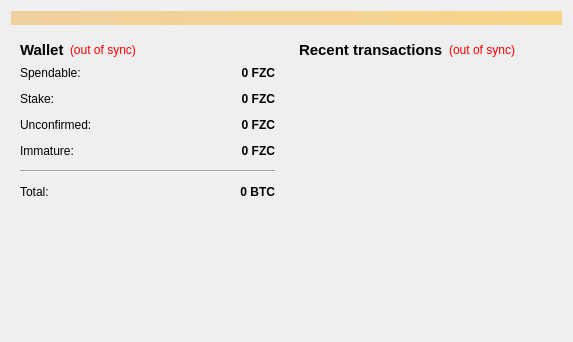
<?xml version="1.0" encoding="UTF-8"?>
<ui version="4.0">
 <class>OverviewPage</class>
 <widget class="QWidget" name="OverviewPage">
  <property name="geometry">
   <rect>
    <x>0</x>
    <y>0</y>
    <width>573</width>
    <height>342</height>
   </rect>
  </property>
  <property name="windowTitle">
   <string>Form</string>
  </property>
  <layout class="QVBoxLayout" name="topLayout">
   <item>
    <widget class="QLabel" name="labelAlerts">
     <property name="visible">
      <bool>false</bool>
     </property>
     <property name="styleSheet">
      <string notr="true">background-color: qlineargradient(x1: 0, y1: 0, x2: 1, y2: 0, stop:0 #F0D0A0, stop:1 #F8D488);  color:#000000
</string>
     </property>
     <property name="wordWrap">
      <bool>true</bool>
     </property>
     <property name="margin">
      <number>3</number>
     </property>
    </widget>
   </item>
   <item>
    <layout class="QHBoxLayout" name="horizontalLayout" stretch="1,1">
     <item>
      <layout class="QVBoxLayout" name="verticalLayout_2">
       <item>
        <widget class="QWidget" name="widget" native="true">
         <layout class="QVBoxLayout" name="verticalLayout_4">
          <item>
           <layout class="QHBoxLayout" name="horizontalLayout_4">
            <item>
             <widget class="QLabel" name="label_5">
              <property name="font">
               <font>
                <pointsize>11</pointsize>
                <weight>75</weight>
                <bold>true</bold>
               </font>
              </property>
              <property name="text">
               <string>Wallet</string>
              </property>
             </widget>
            </item>
            <item>
             <widget class="QLabel" name="labelWalletStatus">
              <property name="toolTip">
               <string>The displayed information may be out of date. Your wallet automatically synchronizes with the fazhanchain network after a connection is established, but this process has not completed yet.</string>
              </property>
              <property name="styleSheet">
               <string notr="true">QLabel { color: red; }</string>
              </property>
              <property name="text">
               <string notr="true">(out of sync)</string>
              </property>
              <property name="alignment">
               <set>Qt::AlignLeading|Qt::AlignLeft|Qt::AlignVCenter</set>
              </property>
             </widget>
            </item>
            <item>
             <spacer name="horizontalSpacer_2">
              <property name="orientation">
               <enum>Qt::Horizontal</enum>
              </property>
              <property name="sizeHint" stdset="0">
               <size>
                <width>40</width>
                <height>20</height>
               </size>
              </property>
             </spacer>
            </item>
           </layout>
          </item>
          <item>
           <layout class="QFormLayout" name="formLayout_2">
            <property name="fieldGrowthPolicy">
             <enum>QFormLayout::AllNonFixedFieldsGrow</enum>
            </property>
            <property name="horizontalSpacing">
             <number>12</number>
            </property>
            <property name="verticalSpacing">
             <number>12</number>
            </property>
            <item row="0" column="0">
             <widget class="QLabel" name="label">
              <property name="text">
               <string>Spendable:</string>
              </property>
             </widget>
            </item>
            <item row="0" column="1">
             <widget class="QLabel" name="labelBalance">
              <property name="font">
               <font>
                <weight>75</weight>
                <bold>true</bold>
               </font>
              </property>
              <property name="cursor">
               <cursorShape>IBeamCursor</cursorShape>
              </property>
              <property name="toolTip">
               <string>Your current spendable balance</string>
              </property>
              <property name="text">
               <string notr="true">0 FZC</string>
              </property>
              <property name="alignment">
               <set>Qt::AlignRight|Qt::AlignTrailing|Qt::AlignVCenter</set>
              </property>
              <property name="textInteractionFlags">
               <set>Qt::LinksAccessibleByMouse|Qt::TextSelectableByKeyboard|Qt::TextSelectableByMouse</set>
              </property>
             </widget>
            </item>
            <item row="1" column="0">
             <widget class="QLabel" name="label_6">
              <property name="text">
               <string>Stake:</string>
              </property>
             </widget>
            </item>
            <item row="1" column="1">
             <widget class="QLabel" name="labelStake">
              <property name="font">
               <font>
                <weight>75</weight>
                <bold>true</bold>
               </font>
              </property>
              <property name="cursor">
               <cursorShape>IBeamCursor</cursorShape>
              </property>
              <property name="toolTip">
               <string>Total of coins that was staked, and do not yet count toward the current balance</string>
              </property>
              <property name="text">
               <string notr="true">0 FZC</string>
              </property>
              <property name="alignment">
               <set>Qt::AlignRight|Qt::AlignTrailing|Qt::AlignVCenter</set>
              </property>
              <property name="textInteractionFlags">
               <set>Qt::LinksAccessibleByMouse|Qt::TextSelectableByKeyboard|Qt::TextSelectableByMouse</set>
              </property>
             </widget>
            </item>
            <item row="2" column="0">
             <widget class="QLabel" name="label_3">
              <property name="text">
               <string>Unconfirmed:</string>
              </property>
             </widget>
            </item>
            <item row="2" column="1">
             <widget class="QLabel" name="labelUnconfirmed">
              <property name="font">
               <font>
                <weight>75</weight>
                <bold>true</bold>
               </font>
              </property>
              <property name="cursor">
               <cursorShape>IBeamCursor</cursorShape>
              </property>
              <property name="toolTip">
               <string>Total of transactions that have yet to be confirmed, and do not yet count toward the current balance</string>
              </property>
              <property name="text">
               <string notr="true">0 FZC</string>
              </property>
              <property name="alignment">
               <set>Qt::AlignRight|Qt::AlignTrailing|Qt::AlignVCenter</set>
              </property>
              <property name="textInteractionFlags">
               <set>Qt::LinksAccessibleByMouse|Qt::TextSelectableByKeyboard|Qt::TextSelectableByMouse</set>
              </property>
             </widget>
            </item>
            <item row="3" column="0">
             <widget class="QLabel" name="labelImmatureText">
              <property name="text">
               <string>Immature:</string>
              </property>
             </widget>
            </item>
            <item row="3" column="1">
             <widget class="QLabel" name="labelImmature">
              <property name="font">
               <font>
                <weight>75</weight>
                <bold>true</bold>
               </font>
              </property>
              <property name="toolTip">
               <string>Mined balance that has not yet matured</string>
              </property>
              <property name="text">
               <string notr="true">0 FZC</string>
              </property>
              <property name="alignment">
               <set>Qt::AlignRight|Qt::AlignTrailing|Qt::AlignVCenter</set>
              </property>
              <property name="textInteractionFlags">
               <set>Qt::LinksAccessibleByMouse|Qt::TextSelectableByKeyboard|Qt::TextSelectableByMouse</set>
              </property>
             </widget>
            </item>
            <item row="4" column="0" colspan="2">
             <widget class="Line" name="line">
              <property name="orientation">
               <enum>Qt::Horizontal</enum>
              </property>
             </widget>
            </item>
            <item row="5" column="0">
             <widget class="QLabel" name="labelTotalText">
              <property name="text">
               <string>Total:</string>
              </property>
             </widget>
            </item>
            <item row="5" column="1">
             <widget class="QLabel" name="labelTotal">
              <property name="font">
               <font>
                <weight>75</weight>
                <bold>true</bold>
               </font>
              </property>
              <property name="cursor">
               <cursorShape>IBeamCursor</cursorShape>
              </property>
              <property name="toolTip">
               <string>Your current total balance</string>
              </property>
              <property name="text">
               <string notr="true">0 BTC</string>
              </property>
              <property name="alignment">
               <set>Qt::AlignRight|Qt::AlignTrailing|Qt::AlignVCenter</set>
              </property>
              <property name="textInteractionFlags">
               <set>Qt::LinksAccessibleByMouse|Qt::TextSelectableByKeyboard|Qt::TextSelectableByMouse</set>
              </property>
             </widget>
            </item>
           </layout>
          </item>
         </layout>
        </widget>
       </item>
       <item>
        <spacer name="verticalSpacer">
         <property name="orientation">
          <enum>Qt::Vertical</enum>
         </property>
         <property name="sizeHint" stdset="0">
          <size>
           <width>20</width>
           <height>40</height>
          </size>
         </property>
        </spacer>
       </item>
      </layout>
     </item>
     <item>
      <layout class="QVBoxLayout" name="verticalLayout_3">
       <item>
        <widget class="QWidget" name="widget_2" native="true">
         <layout class="QVBoxLayout" name="verticalLayout">
          <item>
           <layout class="QHBoxLayout" name="horizontalLayout_2">
            <item>
             <widget class="QLabel" name="label_4">
              <property name="font">
               <font>
                <pointsize>11</pointsize>
                <weight>75</weight>
                <bold>true</bold>
               </font>
              </property>
              <property name="text">
               <string>&lt;b&gt;Recent transactions&lt;/b&gt;</string>
              </property>
             </widget>
            </item>
            <item>
             <widget class="QLabel" name="labelTransactionsStatus">
              <property name="toolTip">
               <string>The displayed information may be out of date. Your wallet automatically synchronizes with the fazhanchain network after a connection is established, but this process has not completed yet.</string>
              </property>
              <property name="styleSheet">
               <string notr="true">QLabel { color: red; }</string>
              </property>
              <property name="text">
               <string notr="true">(out of sync)</string>
              </property>
              <property name="alignment">
               <set>Qt::AlignRight|Qt::AlignTrailing|Qt::AlignVCenter</set>
              </property>
             </widget>
            </item>
            <item>
             <spacer name="horizontalSpacer">
              <property name="orientation">
               <enum>Qt::Horizontal</enum>
              </property>
              <property name="sizeHint" stdset="0">
               <size>
                <width>40</width>
                <height>20</height>
               </size>
              </property>
             </spacer>
            </item>
           </layout>
          </item>
          <item>
           <widget class="QListView" name="listTransactions">
            <property name="styleSheet">
             <string notr="true">QListView { background: transparent; }</string>
            </property>
            <property name="frameShape">
             <enum>QFrame::NoFrame</enum>
            </property>
            <property name="verticalScrollBarPolicy">
             <enum>Qt::ScrollBarAlwaysOff</enum>
            </property>
            <property name="horizontalScrollBarPolicy">
             <enum>Qt::ScrollBarAlwaysOff</enum>
            </property>
            <property name="selectionMode">
             <enum>QAbstractItemView::NoSelection</enum>
            </property>
           </widget>
          </item>
         </layout>
        </widget>
       </item>
      </layout>
     </item>
    </layout>
   </item>
  </layout>
 </widget>
 <resources/>
 <connections/>
</ui>
